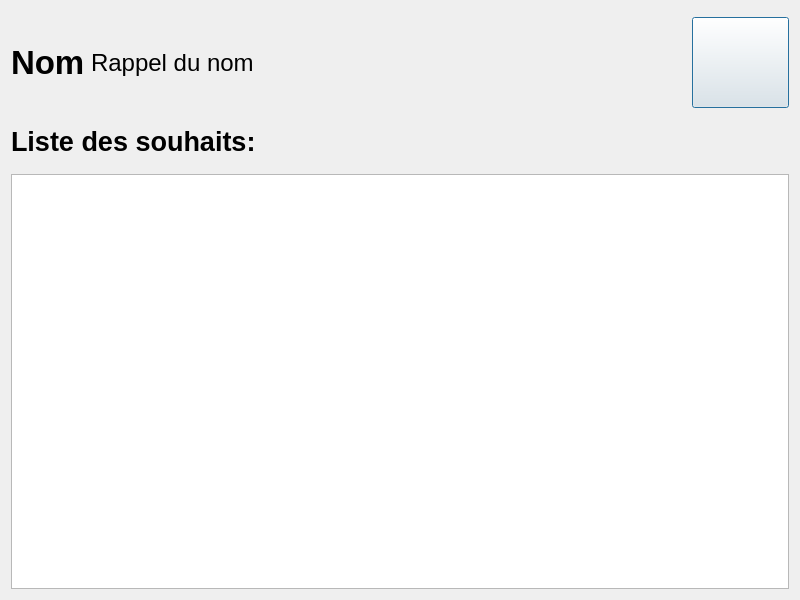
<?xml version="1.0" encoding="UTF-8"?>
<ui version="4.0">
 <class>Dialog</class>
 <widget class="QDialog" name="Dialog">
  <property name="geometry">
   <rect>
    <x>0</x>
    <y>0</y>
    <width>800</width>
    <height>600</height>
   </rect>
  </property>
  <property name="windowTitle">
   <string>Dialog</string>
  </property>
  <layout class="QVBoxLayout" name="verticalLayout">
   <item>
    <widget class="QWidget" name="widget_barreMenu" native="true">
     <property name="sizePolicy">
      <sizepolicy hsizetype="Maximum" vsizetype="Maximum">
       <horstretch>0</horstretch>
       <verstretch>0</verstretch>
      </sizepolicy>
     </property>
     <property name="maximumSize">
      <size>
       <width>779</width>
       <height>91</height>
      </size>
     </property>
    </widget>
   </item>
   <item>
    <layout class="QGridLayout" name="gridLayout">
     <item row="0" column="0">
      <widget class="QLabel" name="label_Nom">
       <property name="font">
        <font>
         <family>Liberation Sans</family>
         <pointsize>25</pointsize>
         <weight>75</weight>
         <bold>true</bold>
        </font>
       </property>
       <property name="text">
        <string>Nom</string>
       </property>
      </widget>
     </item>
     <item row="0" column="1">
      <widget class="QLabel" name="label_RappelduNom">
       <property name="font">
        <font>
         <family>Liberation Sans</family>
         <pointsize>18</pointsize>
        </font>
       </property>
       <property name="text">
        <string>Rappel du nom</string>
       </property>
      </widget>
     </item>
     <item row="0" column="2">
      <spacer name="horizontalSpacer_2">
       <property name="orientation">
        <enum>Qt::Horizontal</enum>
       </property>
       <property name="sizeHint" stdset="0">
        <size>
         <width>428</width>
         <height>20</height>
        </size>
       </property>
      </spacer>
     </item>
     <item row="0" column="3">
      <widget class="QPushButton" name="pushButton_ajouterSouhait">
       <property name="minimumSize">
        <size>
         <width>97</width>
         <height>91</height>
        </size>
       </property>
       <property name="maximumSize">
        <size>
         <width>97</width>
         <height>91</height>
        </size>
       </property>
       <property name="text">
        <string/>
       </property>
       <property name="icon">
        <iconset resource="ressources.qrc">
         <normaloff>:/app/add_souhait96</normaloff>:/app/add_souhait96</iconset>
       </property>
       <property name="iconSize">
        <size>
         <width>80</width>
         <height>80</height>
        </size>
       </property>
      </widget>
     </item>
    </layout>
   </item>
   <item>
    <layout class="QGridLayout" name="gridLayout_2">
     <item row="0" column="0">
      <widget class="QLabel" name="label_ListedesSouhaits">
       <property name="font">
        <font>
         <family>Liberation Sans</family>
         <pointsize>20</pointsize>
         <weight>75</weight>
         <bold>true</bold>
         <underline>false</underline>
        </font>
       </property>
       <property name="text">
        <string>Liste des souhaits:</string>
       </property>
      </widget>
     </item>
     <item row="0" column="1">
      <spacer name="horizontalSpacer">
       <property name="orientation">
        <enum>Qt::Horizontal</enum>
       </property>
       <property name="sizeHint" stdset="0">
        <size>
         <width>538</width>
         <height>54</height>
        </size>
       </property>
      </spacer>
     </item>
    </layout>
   </item>
   <item>
    <widget class="QTableWidget" name="tableWidget_listeSouhaits"/>
   </item>
  </layout>
 </widget>
 <resources>
  <include location="ressources.qrc"/>
 </resources>
 <connections/>
</ui>
